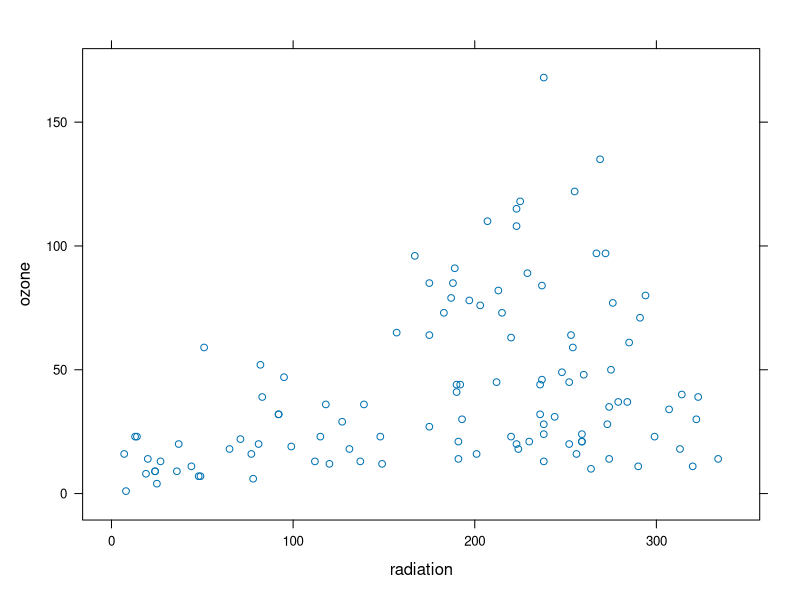
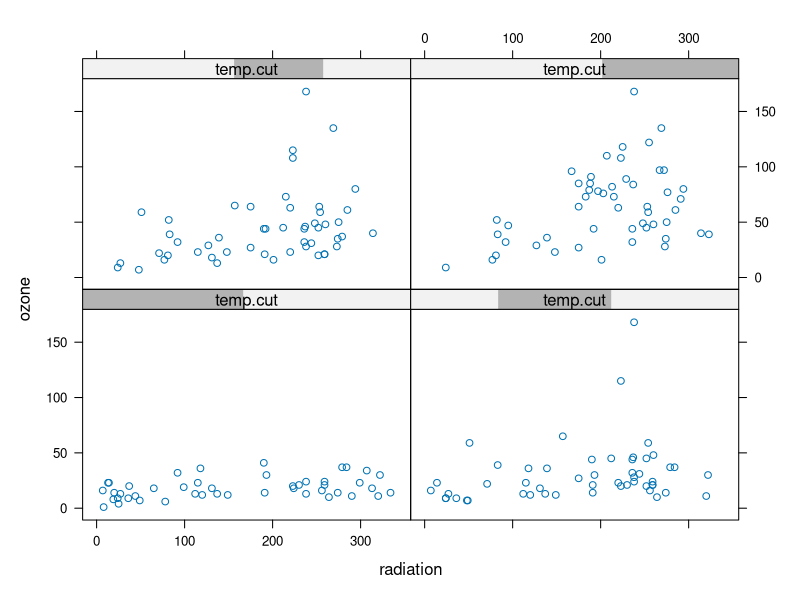
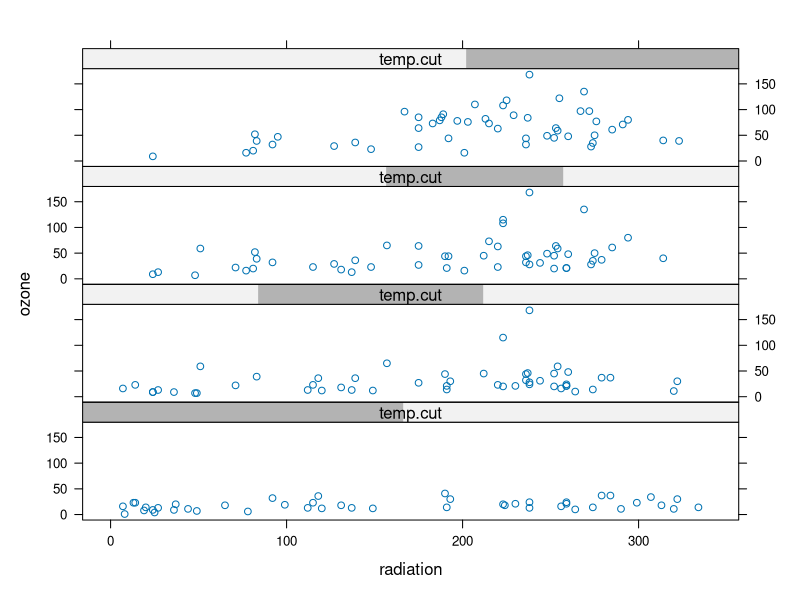
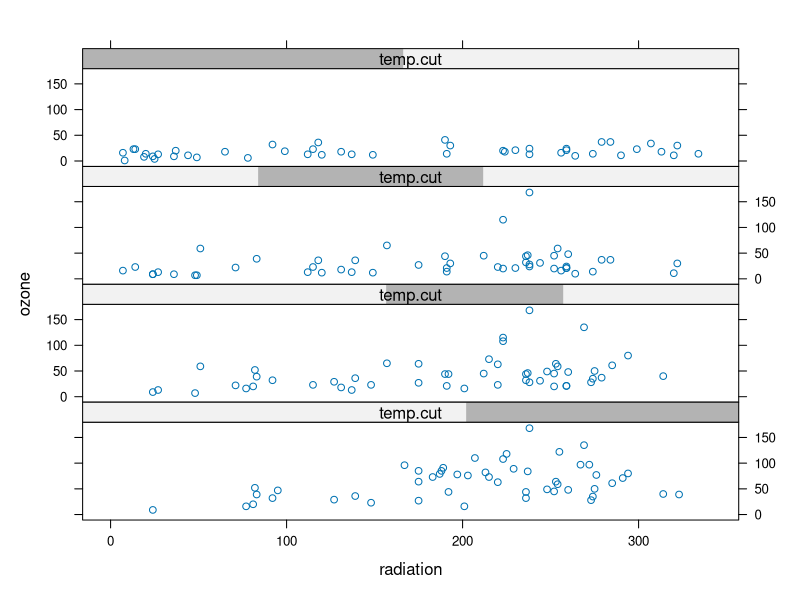
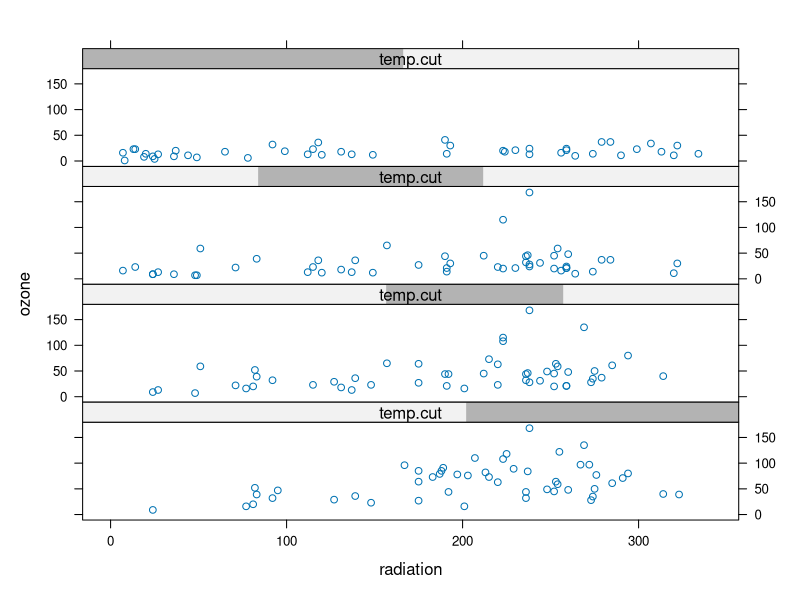
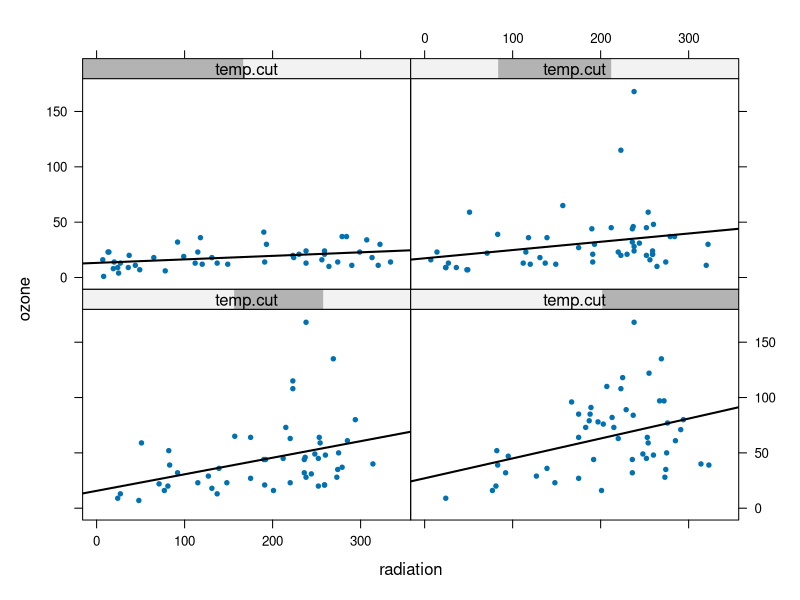
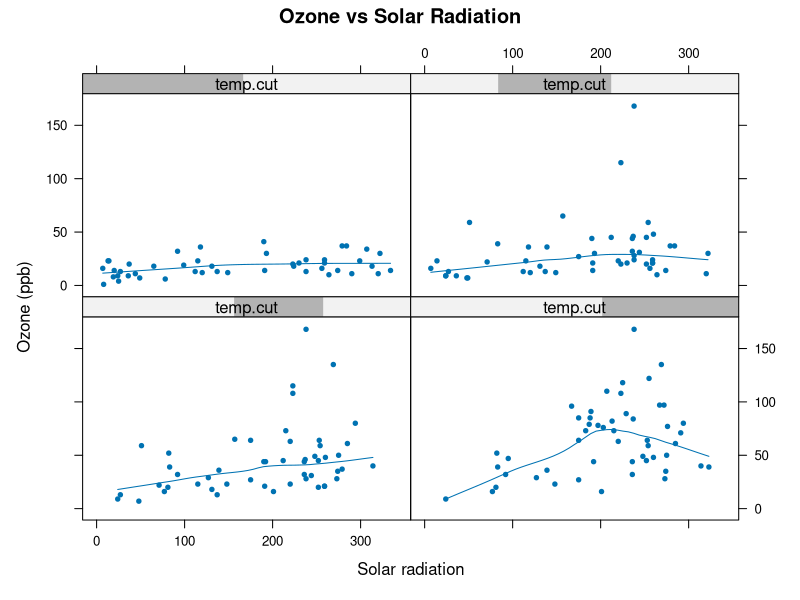
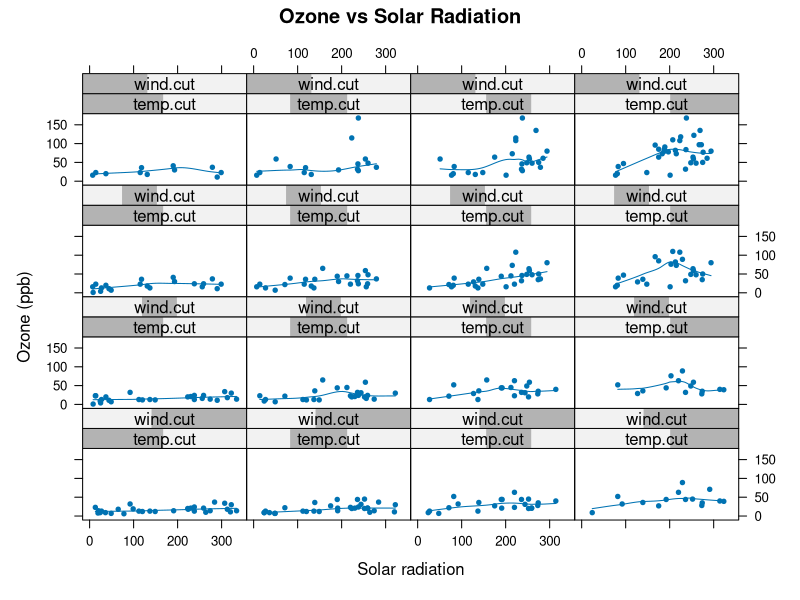

These figures' R source, in order:
library(lattice)
package ? lattice
#library(help=lattice)
data(environmental)
head(environmental)
xyplot(ozone~radiation, data=environmental)
#xyplot(ozone~radiation, data=environmental, main= "Ozone vs. Radiation")
summary(environmental$temperature)
#cut temperature in different ranges and
#then plot ozone vs radiation relation 
#in those ranges
temp.cut <- equal.count(environmental$temperature, 4)
temp.cut
xyplot(ozone~radiation | temp.cut, data=environmental)

#change (from bottom to top)
xyplot(ozone~radiation | temp.cut, data=environmental, layout=c(1,4))

#change (from top to bottom)
xyplot(ozone~radiation | temp.cut, data=environmental, layout=c(1,4), as.table=TRUE)

xyplot(ozone~radiation | temp.cut, data=environmental, layout=c(1,4), as.table=TRUE)

#fit a linear model
xyplot(ozone~radiation | temp.cut, data=environmental, layout=c(2,2), as.table=TRUE, pch=20,
       panel=function(x,y,...){
          panel.xyplot(x,y,...)
          fit<-lm(y~x)
          panel.abline(fit, lwd=2)
         
         })


#loess smoothing and custom labeling
xyplot(ozone~radiation | temp.cut, data=environmental, layout=c(2,2), as.table=TRUE, pch=20,
       panel=function(x,y,...){
         panel.xyplot(x,y,...)
         
         panel.loess(x,y)
         
       }, xlab="Solar radiation", ylab="Ozone (ppb)", main="Ozone vs Solar Radiation")


#now let's analyze ozone vs radiation relation varying
#both on temperature and wind
wind.cut <- equal.count(environmental$wind,4)

xyplot(ozone~radiation | temp.cut * wind.cut, data=environmental, as.table=TRUE, pch=20,
       panel=function(x,y,...){
         panel.xyplot(x,y,...)
         
         panel.loess(x,y)
         
       }, xlab="Solar radiation", ylab="Ozone (ppb)", main="Ozone vs Solar Radiation")


#scatterplot of the relation of every variable
#of a dataset with each other
splom(~ environmental)

#histogram (used similarly to xyplot)
histogram(~ temperature | wind.cut, data=environmental)
histogram(~ ozone | wind.cut, data=environmental)

histogram(~ ozone | temp.cut*wind.cut, data=environmental)
